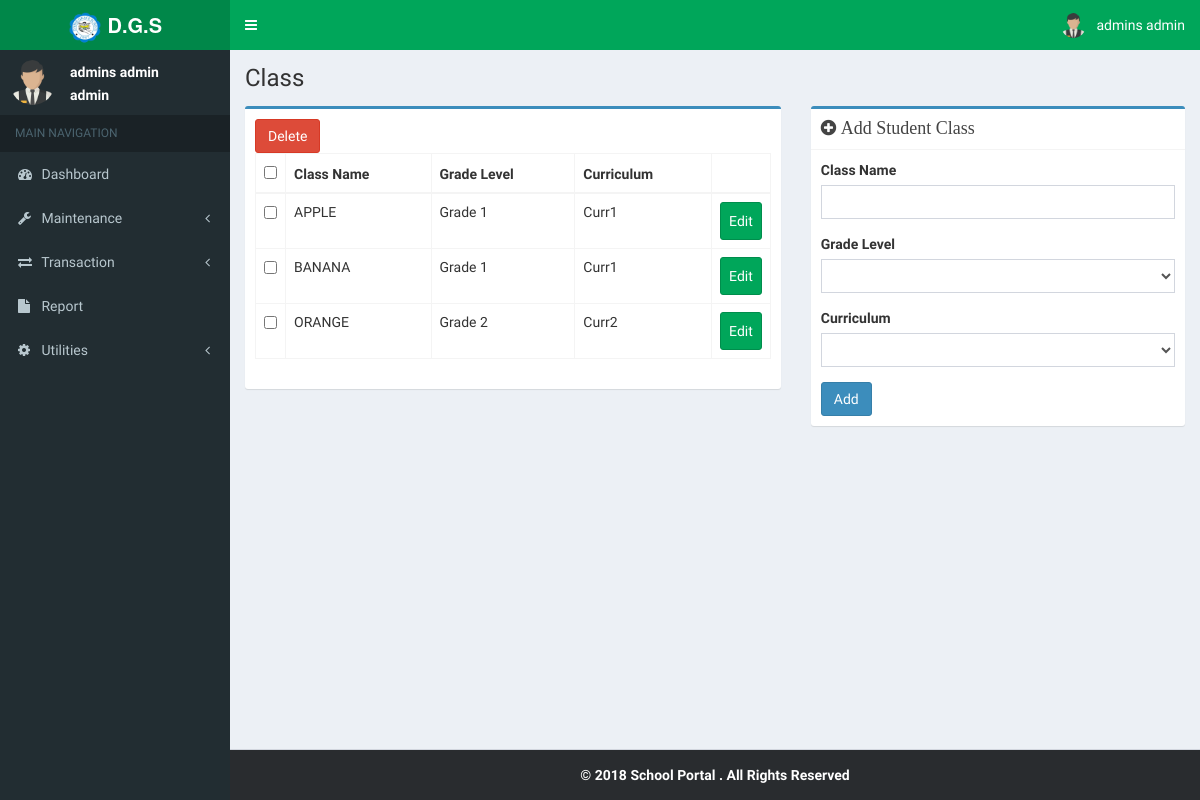
Screenshot of /class.php (signed in) with the database file from the repository.
### tables this page shows
CREATE TABLE `logotbl` (
  `id` int(11) NOT NULL AUTO_INCREMENT,
  `logo` varchar(45) DEFAULT NULL,
  PRIMARY KEY (`id`)
);

CREATE TABLE `usertbl` (
  `id` int(11) NOT NULL AUTO_INCREMENT,
  `username` varchar(140) NOT NULL,
  `password` varchar(100) NOT NULL,
  `fname` varchar(140) NOT NULL,
  `mname` varchar(140) NOT NULL,
  `lname` varchar(140) NOT NULL,
  `contact` varchar(140) NOT NULL,
  `usertype` varchar(50) NOT NULL,
  `status` int(11) NOT NULL,
  `profile_pic` varchar(170) NOT NULL,
  PRIMARY KEY (`id`)
);

CREATE TABLE `tblclass` (
  `id` int(11) NOT NULL AUTO_INCREMENT,
  `classname` varchar(20) NOT NULL,
  `yearlevelid` int(11) NOT NULL,
  `cur_id` int(11) NOT NULL,
  PRIMARY KEY (`id`)
);

CREATE TABLE `tblyearlevel` (
  `id` int(11) NOT NULL AUTO_INCREMENT,
  `yearlevel` varchar(20) NOT NULL,
  `description` varchar(50) NOT NULL,
  PRIMARY KEY (`id`)
);

CREATE TABLE `curriculumtbl` (
  `id` int(11) NOT NULL AUTO_INCREMENT,
  `curname` varchar(200) NOT NULL,
  `gradelevel` varchar(100) NOT NULL,
  `datecreated` varchar(170) NOT NULL,
  PRIMARY KEY (`id`)
);

CREATE TABLE `access_rights` (
  `id` int(11) NOT NULL AUTO_INCREMENT,
  `userid` int(11) NOT NULL,
  `privilege` int(11) NOT NULL,
  PRIMARY KEY (`id`)
);

### session.php (called while the page is built, shortened)
<?php
if (isset($_SESSION['username']))
{
	$username = $_SESSION['username'];
}
else
{
	header("Location: index.php");
	exit();
}
$result = mysqli_query($con,"SELECT * FROM usertbl WHERE username = '$username'")or die(mysqli_error($con));
$user_rows = mysqli_fetch_array($result);
$username = $user_rows['username'];
$fname = $user_rows['fname'];
$lname = $user_rows['lname'];
$sessionid = $user_rows['id'];
$profile_pic = $user_rows['profile_pic'];
$name = $fname." ".$lname;
?>

### class.php (the view, shortened to what this page needs)
<!DOCTYPE html>
<html>
<head>
	<?php include "inc/navbar.php"; ?>
</head>
<body class="hold-transition fixed skin-green sidebar-mini">
	<div class="wrapper">
		<?php include "inc/header.php"; ?>
		<div class="content-wrapper">
			<section class="content-header">
				<h1> Class </h1>
			</section>
			<section class="content">
				<div class="row">
					<div class="col-sm-7">
						<div class="box box-primary">
							<div class="box-body">
								<form id="submit_yearlevel" action="crud_function.php" method="post">
									<div class="tables">
										<button type="button" id="del_yearlevel" class="btn btn-danger">Delete</button>
										<table class="table table-bordered">
											<thead>
												<tr>
													<th><input type="checkbox" id="checkall"></th>
													<th>Class Name</th>
													<th>Grade Level</th>
													<th>Curriculum</th>
													<th></th>
												</tr>
											</thead>
											<tbody>
												<?php
												$query = "SELECT * FROM tblclass";
												$result = mysqli_query($con, $query);
												while($row = mysqli_fetch_array($result))
												{
													?>
													<tr>
														<td width="20"><input type="checkbox" id="record" name="classid[]" value="<?php echo $row['id']; ?>"></td>
														<td><?php echo $row['classname']; ?></td>
														<?php
														$query3 = "SELECT yearlevel FROM tblyearlevel WHERE id = '" . $row['yearlevelid'] . "'";
														$result3 = mysqli_query($con, $query3);
														$yearlevel = "";
														while($rows = mysqli_fetch_array($result3))
														{
															$yearlevel = $rows['yearlevel'];
														}
														?>
														<td><?php echo $yearlevel; ?></td>
														<td>
															<?php
																$query4 = "SELECT * FROM curriculumtbl WHERE id = " . $row['cur_id'];
																$result4 = mysqli_query($con, $query4);
																$curname = "";
																while($rows = mysqli_fetch_array($result4))
																{
																	$curname = $rows['curname'];
																}
																echo $curname;
															?>
														</td>
														<td width="50">
															<button
 															type="button"
 															style="margin:0px;padding:8px;"
 															cl-na="<?php echo $row['classname']; ?>"
 															classid="<?php echo $row['id']; ?>"
 															yearlevelid="<?php echo $row['yearlevelid']; ?>"
 															yearlevel="<?php echo $yearlevel; ?>"
 															cur-id="<?php echo $row['cur_id']; ?>"
 															onclick="edit(this)"
 															class="btn btn-success">Edit
 														</button>
														</td>
													</tr>
													<?php } ?>
												</tbody>
											</table>
										</div>
									</form>
								</div>
							</div>
						</div>
						<div class="col-sm-5">
							<div class="box box-primary">
								<div class="box-header with-border">
									<h3 class="box-title"><i class="fa fa-plus-circle"> Add Student Class</i></h3>
								</div>
								<div class="box-body">
									<form action="crud_function.php" method="post">
										<div class="form-group">
											<label>Class Name</label>
											<input type="text" class="form-control" name="txtClassName" id="txtClassName" required>
										</div>
											<div class="form-group">
												<label>Grade Level</label>
												<select class="form-control" name="cboYearLevel"  id="cboYearLevel" required>
													<option></option>
													<?php
													$query = "SELECT * FROM tblyearlevel";
													$result = mysqli_query($con, $query);
													while($row = mysqli_fetch_array($result)){
														?>
														<option><?php echo $row['yearlevel']; ?></option>
														<?php } ?>
													</select>
												</div>
												<div class="form-group">
													<label>Curriculum</label>
													<select name="cboCurriculum" id="cboCurriculum" class="form-control">
														<option></option>
														<?php
															$query = "SELECT * FROM curriculumtbl";
															$result = mysqli_query($con, $query);
															while($row = mysqli_fetch_array($result))
															{
																?>
																<option value="<?php echo $row['id']; ?>"><?php echo $row['curname']; ?></option>
																<?php
															}
														?>
													</select>
												</div>
												<button type="submit" name="btnAddClass" id="btnAddClass"  class="btn btn-primary">Add</button>
											</form>
										</div>
									</div>
								</div>
							</div>
						</section>
					</div>
					<?php include "inc/sidebar.php"; ?>
				</div>
				<?php include "inc/script.php"; ?>
			</body>
			</html>

### inc/header.php (shortened to what this page needs)
<?php
$q = mysqli_query($con, "SELECT * FROM logotbl limit 1");
$row = mysqli_fetch_array($q);
?>
<header class="main-header">
	<a href="admin_dashboard.php" class="logo">
		<span class="logo-lg"><b><img src="images/<?php echo $row['logo']; ?>" width="34" height="32"> D.G.S</b></span>
	</a>
	<nav class="navbar navbar-static-top">
		<a class="sidebar-toggle" data-toggle="offcanvas" role="button">
		</a>
		<div class="navbar-custom-menu">
			<ul class="nav navbar-nav">
				<li class="dropdown user user-menu">
					<a href="#" class="dropdown-toggle" data-toggle="dropdown">
						<img src="<?php echo $profile_pic; ?>" class="user-image" alt="User Image">
						<span class="hidden-xs"><?php echo $name; ?></span>
					</a>
				</li>
			</ul>
		</div>
	</nav>
</header>

### inc/sidebar.php (shortened to what this page needs)
<aside class="main-sidebar">
 <section class="sidebar">
  <div class="user-panel">
   <div class="pull-left image">
    <img src="<?php echo $profile_pic; ?>" class="img-circle">
  </div>
  <div class="pull-left info">
    <p><?php echo $name; ?></p>
    <p><?php echo $username; ?></p>
  </div>
</div>
<ul class="sidebar-menu">
 <li class="header">MAIN NAVIGATION</li>
 <?php
 $accessright = mysqli_query($con, "SELECT * FROM access_rights where userid='$sessionid'")or die(mysqli_error($con));
 while ($row_ulevel = mysqli_fetch_array($accessright)) {
  if ($row_ulevel['privilege'] == "1") { ?>
  <li>
    <a href="admin_dashboard.php">
     <i class="fa fa-dashboard"></i> <span>Dashboard</span>
   </a>
 </li>
 <?php } } ?>
 <li class="treeview slesson" onclick="setmodule('Student Lesson')">
  <a href="#">
   <i class="fa fa-wrench"></i>
   <span>Maintenance</span>
   <span class="pull-right-container">
    <span class="fa fa-angle-left pull-right"></span>
  </span>
</a>
</li>
<li class="treeview slesson" onclick="setmodule('Student Lesson')">
  <a href="#">
   <i class="fa fa-exchange"></i>
   <span>Transaction</span>
   <span class="pull-right-container">
    <span class="fa fa-angle-left pull-right"></span>
  </span>
</a>
</li>
<?php
$accessright = mysqli_query($con, "SELECT * FROM access_rights where userid='$sessionid'")or die(mysqli_error($con));
while ($row_ulevel = mysqli_fetch_array($accessright)) {
  if ($row_ulevel['privilege'] == "18") { ?>
  <li class="treeview slesson" onclick="">
    <a href="reports.php">
     <i class="fa fa-file"></i>
     <span>Report</span>
   </a>
 </li>
 <?php } } ?>
 <?php
 $accessright = mysqli_query($con, "SELECT * FROM access_rights where userid='$sessionid'")or die(mysqli_error($con));
 while ($row_ulevel = mysqli_fetch_array($accessright)) {
  if ($row_ulevel['privilege'] == "19") { ?>
  <li class="treeview slesson" onclick="">
    <a href="#">
     <i class="fa fa-cog"></i>
     <span>Utilities</span>
     <span class="pull-right-container">
      <span class="fa fa-angle-left pull-right"></span>
    </span>
  </a>
</li>
<?php } } ?>
</ul>
</section>
</aside>

### css/_all-skins.css (style rules this page uses)
.skin-green .main-header .navbar { background-color: #00a65a; }
.skin-green .main-header .navbar .nav > li > a { color: #ffffff; }
.skin-green .main-header .navbar .sidebar-toggle { color: #ffffff; }
.skin-green .main-header .navbar .sidebar-toggle { color: #fff; }
.skin-green .main-header .logo { background-color: #008d4c; color: #ffffff; border-bottom: 0 solid transparent; }
.skin-green .content-header { background: transparent; }
.skin-green .wrapper, .skin-green .main-sidebar, .skin-green .left-side { background-color: #222d32; }
.skin-green .user-panel > .info, .skin-green .user-panel > .info > a { color: #fff; }
.skin-green .sidebar-menu > li.header { color: #4b646f; background: #1a2226; }
.skin-green .sidebar-menu > li > a { border-left: 3px solid transparent; }
.skin-green .sidebar a { color: #b8c7ce; }

### rows the page displays
logotbl: logo (picture)
usertbl: profile_pic (picture), name "admins admin", username "admin"
tblclass: classname "APPLE", yearlevelid.yearlevel "Grade 1", curriculumtbl.curname "Curr1"
tblclass: classname "BANANA", yearlevelid.yearlevel "Grade 1", curriculumtbl.curname "Curr1"
tblclass: classname "ORANGE", yearlevelid.yearlevel "Grade 2", curriculumtbl.curname "Curr2"
access_rights: privilege 1 (drawn)
access_rights: privilege 18 (drawn)
access_rights: privilege 19 (drawn)
